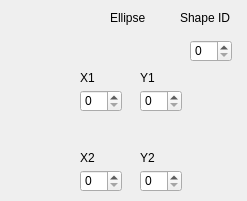
   <widget class="QWidget" name="stackedWidgetPage5">
    <widget class="QLabel" name="label_20">
     <property name="geometry">
      <rect>
       <x>110</x>
       <y>10</y>
       <width>58</width>
       <height>16</height>
      </rect>
     </property>
     <property name="text">
      <string>Ellipse</string>
     </property>
    </widget>
    <widget class="QLabel" name="label_21">
     <property name="geometry">
      <rect>
       <x>80</x>
       <y>70</y>
       <width>58</width>
       <height>16</height>
      </rect>
     </property>
     <property name="text">
      <string>X1</string>
     </property>
    </widget>
    <widget class="QLabel" name="label_22">
     <property name="geometry">
      <rect>
       <x>140</x>
       <y>70</y>
       <width>58</width>
       <height>16</height>
      </rect>
     </property>
     <property name="text">
      <string>Y1</string>
     </property>
    </widget>
    <widget class="QLabel" name="label_23">
     <property name="geometry">
      <rect>
       <x>80</x>
       <y>150</y>
       <width>58</width>
       <height>16</height>
      </rect>
     </property>
     <property name="text">
      <string>X2</string>
     </property>
    </widget>
    <widget class="QLabel" name="label_24">
     <property name="geometry">
      <rect>
       <x>140</x>
       <y>150</y>
       <width>58</width>
       <height>16</height>
      </rect>
     </property>
     <property name="text">
      <string>Y2</string>
     </property>
    </widget>
    <widget class="QSpinBox" name="ellipse_x1">
     <property name="geometry">
      <rect>
       <x>80</x>
       <y>90</y>
       <width>42</width>
       <height>22</height>
      </rect>
     </property>
    </widget>
    <widget class="QSpinBox" name="ellipse_y1">
     <property name="geometry">
      <rect>
       <x>140</x>
       <y>90</y>
       <width>42</width>
       <height>22</height>
      </rect>
     </property>
    </widget>
    <widget class="QSpinBox" name="ellipse_x2">
     <property name="geometry">
      <rect>
       <x>80</x>
       <y>170</y>
       <width>42</width>
       <height>22</height>
      </rect>
     </property>
    </widget>
    <widget class="QSpinBox" name="ellipse_y2">
     <property name="geometry">
      <rect>
       <x>140</x>
       <y>170</y>
       <width>42</width>
       <height>22</height>
      </rect>
     </property>
    </widget>
    <widget class="QLabel" name="label_64">
     <property name="geometry">
      <rect>
       <x>180</x>
       <y>10</y>
       <width>58</width>
       <height>16</height>
      </rect>
     </property>
     <property name="text">
      <string>Shape ID</string>
     </property>
    </widget>
    <widget class="QSpinBox" name="Ellipse_id">
     <property name="geometry">
      <rect>
       <x>190</x>
       <y>40</y>
       <width>42</width>
       <height>22</height>
      </rect>
     </property>
    </widget>
   </widget>
